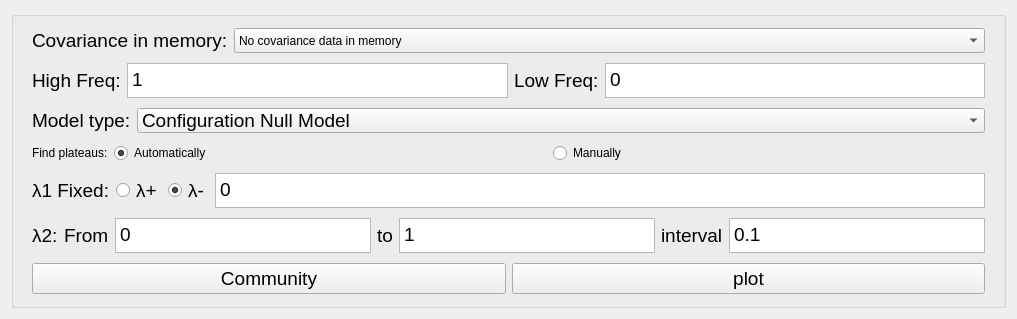
            <widget class="QWidget" name="page">
             <layout class="QVBoxLayout" name="verticalLayout_6">
              <item>
               <widget class="QGroupBox" name="groupBox_6">
                <property name="sizePolicy">
                 <sizepolicy hsizetype="Expanding" vsizetype="Expanding">
                  <horstretch>0</horstretch>
                  <verstretch>0</verstretch>
                 </sizepolicy>
                </property>
                <property name="maximumSize">
                 <size>
                  <width>16777215</width>
                  <height>16777215</height>
                 </size>
                </property>
                <property name="title">
                 <string/>
                </property>
                <layout class="QVBoxLayout" name="verticalLayout_8">
                 <item>
                  <widget class="QFrame" name="frame_71">
                   <property name="sizePolicy">
                    <sizepolicy hsizetype="Expanding" vsizetype="Expanding">
                     <horstretch>0</horstretch>
                     <verstretch>0</verstretch>
                    </sizepolicy>
                   </property>
                   <property name="maximumSize">
                    <size>
                     <width>16777215</width>
                     <height>16777215</height>
                    </size>
                   </property>
                   <property name="frameShape">
                    <enum>QFrame::NoFrame</enum>
                   </property>
                   <property name="frameShadow">
                    <enum>QFrame::Raised</enum>
                   </property>
                   <layout class="QHBoxLayout" name="horizontalLayout_2">
                    <property name="topMargin">
                     <number>2</number>
                    </property>
                    <property name="bottomMargin">
                     <number>2</number>
                    </property>
                    <item>
                     <widget class="QLabel" name="labelDISTmemory_3">
                      <property name="sizePolicy">
                       <sizepolicy hsizetype="Preferred" vsizetype="Preferred">
                        <horstretch>0</horstretch>
                        <verstretch>0</verstretch>
                       </sizepolicy>
                      </property>
                      <property name="minimumSize">
                       <size>
                        <width>0</width>
                        <height>25</height>
                       </size>
                      </property>
                      <property name="maximumSize">
                       <size>
                        <width>16777215</width>
                        <height>35</height>
                       </size>
                      </property>
                      <property name="font">
                       <font>
                        <family>Arial</family>
                        <pointsize>14</pointsize>
                       </font>
                      </property>
                      <property name="text">
                       <string>Covariance in memory:</string>
                      </property>
                     </widget>
                    </item>
                    <item>
                     <widget class="QComboBox" name="comboBoxCOVAmemdata">
                      <property name="sizePolicy">
                       <sizepolicy hsizetype="Expanding" vsizetype="Preferred">
                        <horstretch>0</horstretch>
                        <verstretch>0</verstretch>
                       </sizepolicy>
                      </property>
                      <property name="minimumSize">
                       <size>
                        <width>0</width>
                        <height>25</height>
                       </size>
                      </property>
                      <property name="maximumSize">
                       <size>
                        <width>16777215</width>
                        <height>25</height>
                       </size>
                      </property>
                      <item>
                       <property name="text">
                        <string>No covariance data in memory</string>
                       </property>
                      </item>
                     </widget>
                    </item>
                   </layout>
                  </widget>
                 </item>
                 <item>
                  <widget class="QFrame" name="frame_57">
                   <property name="sizePolicy">
                    <sizepolicy hsizetype="Expanding" vsizetype="Expanding">
                     <horstretch>0</horstretch>
                     <verstretch>0</verstretch>
                    </sizepolicy>
                   </property>
                   <property name="maximumSize">
                    <size>
                     <width>16777215</width>
                     <height>16777215</height>
                    </size>
                   </property>
                   <property name="frameShape">
                    <enum>QFrame::NoFrame</enum>
                   </property>
                   <property name="frameShadow">
                    <enum>QFrame::Raised</enum>
                   </property>
                   <layout class="QHBoxLayout" name="horizontalLayout_52">
                    <property name="topMargin">
                     <number>2</number>
                    </property>
                    <property name="bottomMargin">
                     <number>2</number>
                    </property>
                    <item>
                     <widget class="QLabel" name="labelCOVAHighfreq">
                      <property name="minimumSize">
                       <size>
                        <width>0</width>
                        <height>25</height>
                       </size>
                      </property>
                      <property name="maximumSize">
                       <size>
                        <width>16777215</width>
                        <height>35</height>
                       </size>
                      </property>
                      <property name="font">
                       <font>
                        <family>Arial</family>
                        <pointsize>14</pointsize>
                       </font>
                      </property>
                      <property name="text">
                       <string>High Freq:</string>
                      </property>
                     </widget>
                    </item>
                    <item>
                     <widget class="QPlainTextEdit" name="textCOVAhighfreq">
                      <property name="sizePolicy">
                       <sizepolicy hsizetype="Expanding" vsizetype="Fixed">
                        <horstretch>0</horstretch>
                        <verstretch>0</verstretch>
                       </sizepolicy>
                      </property>
                      <property name="minimumSize">
                       <size>
                        <width>0</width>
                        <height>25</height>
                       </size>
                      </property>
                      <property name="maximumSize">
                       <size>
                        <width>16777215</width>
                        <height>35</height>
                       </size>
                      </property>
                      <property name="font">
                       <font>
                        <family>Arial</family>
                        <pointsize>14</pointsize>
                       </font>
                      </property>
                      <property name="plainText">
                       <string>1</string>
                      </property>
                     </widget>
                    </item>
                    <item>
                     <widget class="QLabel" name="labelCOVALowfreq">
                      <property name="minimumSize">
                       <size>
                        <width>0</width>
                        <height>25</height>
                       </size>
                      </property>
                      <property name="maximumSize">
                       <size>
                        <width>16777215</width>
                        <height>35</height>
                       </size>
                      </property>
                      <property name="font">
                       <font>
                        <family>Arial</family>
                        <pointsize>14</pointsize>
                       </font>
                      </property>
                      <property name="text">
                       <string>Low Freq:</string>
                      </property>
                     </widget>
                    </item>
                    <item>
                     <widget class="QPlainTextEdit" name="textCOVAlowfreq">
                      <property name="sizePolicy">
                       <sizepolicy hsizetype="Expanding" vsizetype="Fixed">
                        <horstretch>0</horstretch>
                        <verstretch>0</verstretch>
                       </sizepolicy>
                      </property>
                      <property name="minimumSize">
                       <size>
                        <width>0</width>
                        <height>25</height>
                       </size>
                      </property>
                      <property name="maximumSize">
                       <size>
                        <width>16777215</width>
                        <height>35</height>
                       </size>
                      </property>
                      <property name="font">
                       <font>
                        <family>Arial</family>
                        <pointsize>14</pointsize>
                       </font>
                      </property>
                      <property name="plainText">
                       <string>0</string>
                      </property>
                     </widget>
                    </item>
                   </layout>
                  </widget>
                 </item>
                 <item>
                  <widget class="QFrame" name="frame_59">
                   <property name="sizePolicy">
                    <sizepolicy hsizetype="Expanding" vsizetype="Expanding">
                     <horstretch>0</horstretch>
                     <verstretch>0</verstretch>
                    </sizepolicy>
                   </property>
                   <property name="maximumSize">
                    <size>
                     <width>16777215</width>
                     <height>16777215</height>
                    </size>
                   </property>
                   <property name="frameShape">
                    <enum>QFrame::NoFrame</enum>
                   </property>
                   <property name="frameShadow">
                    <enum>QFrame::Raised</enum>
                   </property>
                   <layout class="QHBoxLayout" name="horizontalLayout_54">
                    <property name="topMargin">
                     <number>2</number>
                    </property>
                    <property name="bottomMargin">
                     <number>2</number>
                    </property>
                    <item>
                     <widget class="QLabel" name="labelCOVAcdtype">
                      <property name="minimumSize">
                       <size>
                        <width>0</width>
                        <height>25</height>
                       </size>
                      </property>
                      <property name="maximumSize">
                       <size>
                        <width>16777215</width>
                        <height>35</height>
                       </size>
                      </property>
                      <property name="font">
                       <font>
                        <family>Arial</family>
                        <pointsize>14</pointsize>
                       </font>
                      </property>
                      <property name="text">
                       <string>Model type:</string>
                      </property>
                     </widget>
                    </item>
                    <item>
                     <widget class="QComboBox" name="comboBoxCOVAcdmodel">
                      <property name="sizePolicy">
                       <sizepolicy hsizetype="Expanding" vsizetype="Preferred">
                        <horstretch>0</horstretch>
                        <verstretch>0</verstretch>
                       </sizepolicy>
                      </property>
                      <property name="minimumSize">
                       <size>
                        <width>0</width>
                        <height>25</height>
                       </size>
                      </property>
                      <property name="maximumSize">
                       <size>
                        <width>16777215</width>
                        <height>25</height>
                       </size>
                      </property>
                      <property name="font">
                       <font>
                        <family>Arial</family>
                        <pointsize>14</pointsize>
                       </font>
                      </property>
                      <item>
                       <property name="text">
                        <string>Configuration Null Model</string>
                       </property>
                      </item>
                      <item>
                       <property name="text">
                        <string>Constant Potts Model</string>
                       </property>
                      </item>
                      <item>
                       <property name="text">
                        <string>Erdos-Renyi Null Model</string>
                       </property>
                      </item>
                      <item>
                       <property name="text">
                        <string>No Null Model</string>
                       </property>
                      </item>
                     </widget>
                    </item>
                   </layout>
                  </widget>
                 </item>
                 <item>
                  <widget class="QFrame" name="frame_72">
                   <property name="frameShape">
                    <enum>QFrame::NoFrame</enum>
                   </property>
                   <property name="frameShadow">
                    <enum>QFrame::Raised</enum>
                   </property>
                   <layout class="QHBoxLayout" name="horizontalLayout_62">
                    <property name="topMargin">
                     <number>2</number>
                    </property>
                    <property name="bottomMargin">
                     <number>2</number>
                    </property>
                    <item>
                     <widget class="QLabel" name="labelCOVAplateau">
                      <property name="text">
                       <string>Find plateaus:</string>
                      </property>
                     </widget>
                    </item>
                    <item>
                     <widget class="QRadioButton" name="radioButtonCOVAauto">
                      <property name="sizePolicy">
                       <sizepolicy hsizetype="Expanding" vsizetype="Fixed">
                        <horstretch>0</horstretch>
                        <verstretch>0</verstretch>
                       </sizepolicy>
                      </property>
                      <property name="text">
                       <string>Automatically</string>
                      </property>
                      <property name="checked">
                       <bool>true</bool>
                      </property>
                     </widget>
                    </item>
                    <item>
                     <widget class="QRadioButton" name="radioButtonCOVAmanu">
                      <property name="sizePolicy">
                       <sizepolicy hsizetype="Expanding" vsizetype="Fixed">
                        <horstretch>0</horstretch>
                        <verstretch>0</verstretch>
                       </sizepolicy>
                      </property>
                      <property name="text">
                       <string>Manually</string>
                      </property>
                     </widget>
                    </item>
                   </layout>
                  </widget>
                 </item>
                 <item>
                  <widget class="QFrame" name="frame_56">
                   <property name="sizePolicy">
                    <sizepolicy hsizetype="Expanding" vsizetype="Expanding">
                     <horstretch>0</horstretch>
                     <verstretch>0</verstretch>
                    </sizepolicy>
                   </property>
                   <property name="maximumSize">
                    <size>
                     <width>16777215</width>
                     <height>16777215</height>
                    </size>
                   </property>
                   <property name="frameShape">
                    <enum>QFrame::NoFrame</enum>
                   </property>
                   <property name="frameShadow">
                    <enum>QFrame::Raised</enum>
                   </property>
                   <layout class="QHBoxLayout" name="horizontalLayout_51">
                    <property name="topMargin">
                     <number>2</number>
                    </property>
                    <property name="bottomMargin">
                     <number>2</number>
                    </property>
                    <item>
                     <widget class="QLabel" name="labelCOVAlambda_2">
                      <property name="minimumSize">
                       <size>
                        <width>0</width>
                        <height>25</height>
                       </size>
                      </property>
                      <property name="maximumSize">
                       <size>
                        <width>16777215</width>
                        <height>35</height>
                       </size>
                      </property>
                      <property name="font">
                       <font>
                        <family>Arial</family>
                        <pointsize>14</pointsize>
                       </font>
                      </property>
                      <property name="text">
                       <string>λ1 Fixed:</string>
                      </property>
                     </widget>
                    </item>
                    <item>
                     <widget class="QRadioButton" name="radioButtonCOVALp">
                      <property name="minimumSize">
                       <size>
                        <width>0</width>
                        <height>25</height>
                       </size>
                      </property>
                      <property name="maximumSize">
                       <size>
                        <width>16777215</width>
                        <height>35</height>
                       </size>
                      </property>
                      <property name="font">
                       <font>
                        <family>Arial</family>
                        <pointsize>14</pointsize>
                       </font>
                      </property>
                      <property name="text">
                       <string>λ+</string>
                      </property>
                      <property name="checked">
                       <bool>false</bool>
                      </property>
                     </widget>
                    </item>
                    <item>
                     <widget class="QRadioButton" name="radioButtonCOVALn">
                      <property name="minimumSize">
                       <size>
                        <width>0</width>
                        <height>25</height>
                       </size>
                      </property>
                      <property name="maximumSize">
                       <size>
                        <width>16777215</width>
                        <height>35</height>
                       </size>
                      </property>
                      <property name="font">
                       <font>
                        <family>Arial</family>
                        <pointsize>14</pointsize>
                       </font>
                      </property>
                      <property name="text">
                       <string>λ-</string>
                      </property>
                      <property name="checked">
                       <bool>true</bool>
                      </property>
                     </widget>
                    </item>
                    <item>
                     <widget class="QPlainTextEdit" name="textCOVALfixed">
                      <property name="sizePolicy">
                       <sizepolicy hsizetype="Expanding" vsizetype="Fixed">
                        <horstretch>0</horstretch>
                        <verstretch>0</verstretch>
                       </sizepolicy>
                      </property>
                      <property name="minimumSize">
                       <size>
                        <width>0</width>
                        <height>25</height>
                       </size>
                      </property>
                      <property name="maximumSize">
                       <size>
                        <width>16777215</width>
                        <height>35</height>
                       </size>
                      </property>
                      <property name="font">
                       <font>
                        <family>Arial</family>
                        <pointsize>14</pointsize>
                       </font>
                      </property>
                      <property name="plainText">
                       <string>0</string>
                      </property>
                     </widget>
                    </item>
                   </layout>
                  </widget>
                 </item>
                 <item>
                  <widget class="QFrame" name="frame_58">
                   <property name="sizePolicy">
                    <sizepolicy hsizetype="Expanding" vsizetype="Expanding">
                     <horstretch>0</horstretch>
                     <verstretch>0</verstretch>
                    </sizepolicy>
                   </property>
                   <property name="maximumSize">
                    <size>
                     <width>16777215</width>
                     <height>16777215</height>
                    </size>
                   </property>
                   <property name="frameShape">
                    <enum>QFrame::NoFrame</enum>
                   </property>
                   <property name="frameShadow">
                    <enum>QFrame::Raised</enum>
                   </property>
                   <layout class="QHBoxLayout" name="horizontalLayout_53">
                    <property name="topMargin">
                     <number>2</number>
                    </property>
                    <property name="bottomMargin">
                     <number>2</number>
                    </property>
                    <item>
                     <widget class="QLabel" name="labelCOVAlambda">
                      <property name="minimumSize">
                       <size>
                        <width>0</width>
                        <height>25</height>
                       </size>
                      </property>
                      <property name="maximumSize">
                       <size>
                        <width>16777215</width>
                        <height>35</height>
                       </size>
                      </property>
                      <property name="font">
                       <font>
                        <family>Arial</family>
                        <pointsize>14</pointsize>
                       </font>
                      </property>
                      <property name="text">
                       <string>λ2:</string>
                      </property>
                     </widget>
                    </item>
                    <item>
                     <widget class="QLabel" name="labelCOVAfrom">
                      <property name="minimumSize">
                       <size>
                        <width>0</width>
                        <height>25</height>
                       </size>
                      </property>
                      <property name="maximumSize">
                       <size>
                        <width>16777215</width>
                        <height>35</height>
                       </size>
                      </property>
                      <property name="font">
                       <font>
                        <family>Arial</family>
                        <pointsize>14</pointsize>
                       </font>
                      </property>
                      <property name="text">
                       <string>From</string>
                      </property>
                     </widget>
                    </item>
                    <item>
                     <widget class="QPlainTextEdit" name="textCOVALstart">
                      <property name="sizePolicy">
                       <sizepolicy hsizetype="Expanding" vsizetype="Fixed">
                        <horstretch>0</horstretch>
                        <verstretch>0</verstretch>
                       </sizepolicy>
                      </property>
                      <property name="minimumSize">
                       <size>
                        <width>0</width>
                        <height>25</height>
                       </size>
                      </property>
                      <property name="maximumSize">
                       <size>
                        <width>16777215</width>
                        <height>35</height>
                       </size>
                      </property>
                      <property name="font">
                       <font>
                        <family>Arial</family>
                        <pointsize>14</pointsize>
                       </font>
                      </property>
                      <property name="plainText">
                       <string>0</string>
                      </property>
                     </widget>
                    </item>
                    <item>
                     <widget class="QLabel" name="labelCOVAto">
                      <property name="minimumSize">
                       <size>
                        <width>0</width>
                        <height>25</height>
                       </size>
                      </property>
                      <property name="maximumSize">
                       <size>
                        <width>16777215</width>
                        <height>35</height>
                       </size>
                      </property>
                      <property name="font">
                       <font>
                        <family>Arial</family>
                        <pointsize>14</pointsize>
                       </font>
                      </property>
                      <property name="text">
                       <string>to</string>
                      </property>
                     </widget>
                    </item>
                    <item>
                     <widget class="QPlainTextEdit" name="textCOVALend">
                      <property name="sizePolicy">
                       <sizepolicy hsizetype="Expanding" vsizetype="Fixed">
                        <horstretch>0</horstretch>
                        <verstretch>0</verstretch>
                       </sizepolicy>
                      </property>
                      <property name="minimumSize">
                       <size>
                        <width>0</width>
                        <height>25</height>
                       </size>
                      </property>
                      <property name="maximumSize">
                       <size>
                        <width>16777215</width>
                        <height>35</height>
                       </size>
                      </property>
                      <property name="font">
                       <font>
                        <family>Arial</family>
                        <pointsize>14</pointsize>
                       </font>
                      </property>
                      <property name="plainText">
                       <string>1</string>
                      </property>
                     </widget>
                    </item>
                    <item>
                     <widget class="QLabel" name="labelCOVAintv">
                      <property name="minimumSize">
                       <size>
                        <width>0</width>
                        <height>25</height>
                       </size>
                      </property>
                      <property name="maximumSize">
                       <size>
                        <width>16777215</width>
                        <height>35</height>
                       </size>
                      </property>
                      <property name="font">
                       <font>
                        <family>Arial</family>
                        <pointsize>14</pointsize>
                       </font>
                      </property>
                      <property name="text">
                       <string>interval</string>
                      </property>
                     </widget>
                    </item>
                    <item>
                     <widget class="QPlainTextEdit" name="textCOVALinterval">
                      <property name="sizePolicy">
                       <sizepolicy hsizetype="Expanding" vsizetype="Fixed">
                        <horstretch>0</horstretch>
                        <verstretch>0</verstretch>
                       </sizepolicy>
                      </property>
                      <property name="minimumSize">
                       <size>
                        <width>0</width>
                        <height>25</height>
                       </size>
                      </property>
                      <property name="maximumSize">
                       <size>
                        <width>16777215</width>
                        <height>35</height>
                       </size>
                      </property>
                      <property name="font">
                       <font>
                        <family>Arial</family>
                        <pointsize>14</pointsize>
                       </font>
                      </property>
                      <property name="plainText">
                       <string>0.1</string>
                      </property>
                     </widget>
                    </item>
                   </layout>
                  </widget>
                 </item>
                 <item>
                  <widget class="QFrame" name="frame_55">
                   <property name="sizePolicy">
                    <sizepolicy hsizetype="Expanding" vsizetype="Expanding">
                     <horstretch>0</horstretch>
                     <verstretch>0</verstretch>
                    </sizepolicy>
                   </property>
                   <property name="maximumSize">
                    <size>
                     <width>16777215</width>
                     <height>16777215</height>
                    </size>
                   </property>
                   <property name="frameShape">
                    <enum>QFrame::NoFrame</enum>
                   </property>
                   <property name="frameShadow">
                    <enum>QFrame::Raised</enum>
                   </property>
                   <layout class="QHBoxLayout" name="horizontalLayout_50">
                    <property name="topMargin">
                     <number>2</number>
                    </property>
                    <property name="bottomMargin">
                     <number>2</number>
                    </property>
                    <item>
                     <widget class="QPushButton" name="pushCOVAcomm">
                      <property name="sizePolicy">
                       <sizepolicy hsizetype="Expanding" vsizetype="Expanding">
                        <horstretch>0</horstretch>
                        <verstretch>0</verstretch>
                       </sizepolicy>
                      </property>
                      <property name="minimumSize">
                       <size>
                        <width>0</width>
                        <height>25</height>
                       </size>
                      </property>
                      <property name="maximumSize">
                       <size>
                        <width>16777215</width>
                        <height>35</height>
                       </size>
                      </property>
                      <property name="font">
                       <font>
                        <family>Arial</family>
                        <pointsize>14</pointsize>
                       </font>
                      </property>
                      <property name="text">
                       <string>Community</string>
                      </property>
                     </widget>
                    </item>
                    <item>
                     <widget class="QPushButton" name="pushCOVAplotcom">
                      <property name="sizePolicy">
                       <sizepolicy hsizetype="Expanding" vsizetype="Expanding">
                        <horstretch>0</horstretch>
                        <verstretch>0</verstretch>
                       </sizepolicy>
                      </property>
                      <property name="minimumSize">
                       <size>
                        <width>0</width>
                        <height>25</height>
                       </size>
                      </property>
                      <property name="maximumSize">
                       <size>
                        <width>16777215</width>
                        <height>35</height>
                       </size>
                      </property>
                      <property name="font">
                       <font>
                        <family>Arial</family>
                        <pointsize>14</pointsize>
                       </font>
                      </property>
                      <property name="text">
                       <string>plot</string>
                      </property>
                     </widget>
                    </item>
                   </layout>
                  </widget>
                 </item>
                </layout>
               </widget>
              </item>
             </layout>
            </widget>
